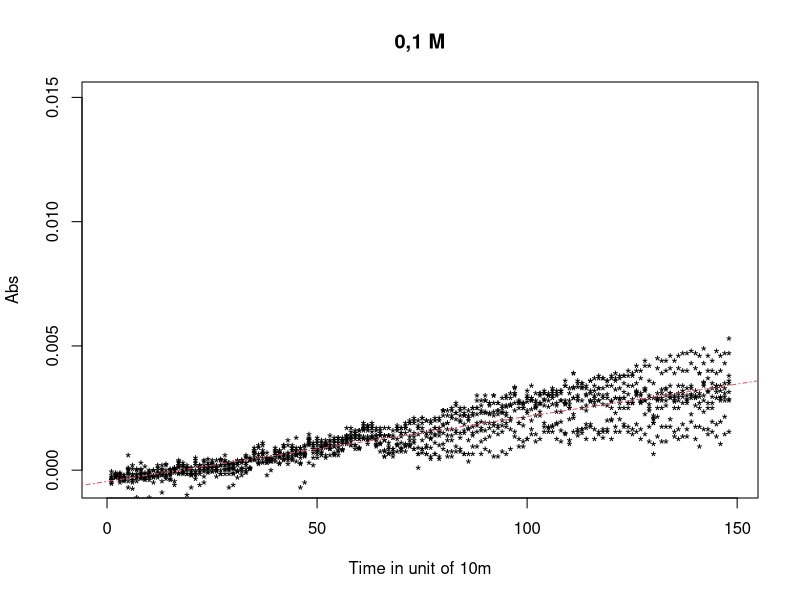

Here is the R script that generated this plot:
setwd('/Users/ZoubouzoumBouzey/Documents/Bacteruino/bio/2nd/bigassplot2/')

table = read.table("alllm226.csv", header = TRUE)

summary(table)

table[,c('pas','X26')]

#par(mfrow=c(2,1))   #HAVE TO BE ACTIVETED in order to plot every graph differently. 

plot(table[,'pas'], table[,'X26'],main = "0,1 M", pch='*', col=1, xlim = c(0, 149), ylab = 'Abs', xlab = 'Time in unit of 10m' ,ylim = c(-0.0005 , 0.015))
blancall = lm(X26~pas, table)
summary(lm(X26~pas, table))
abline(blancall, lty=4,col = 2)
